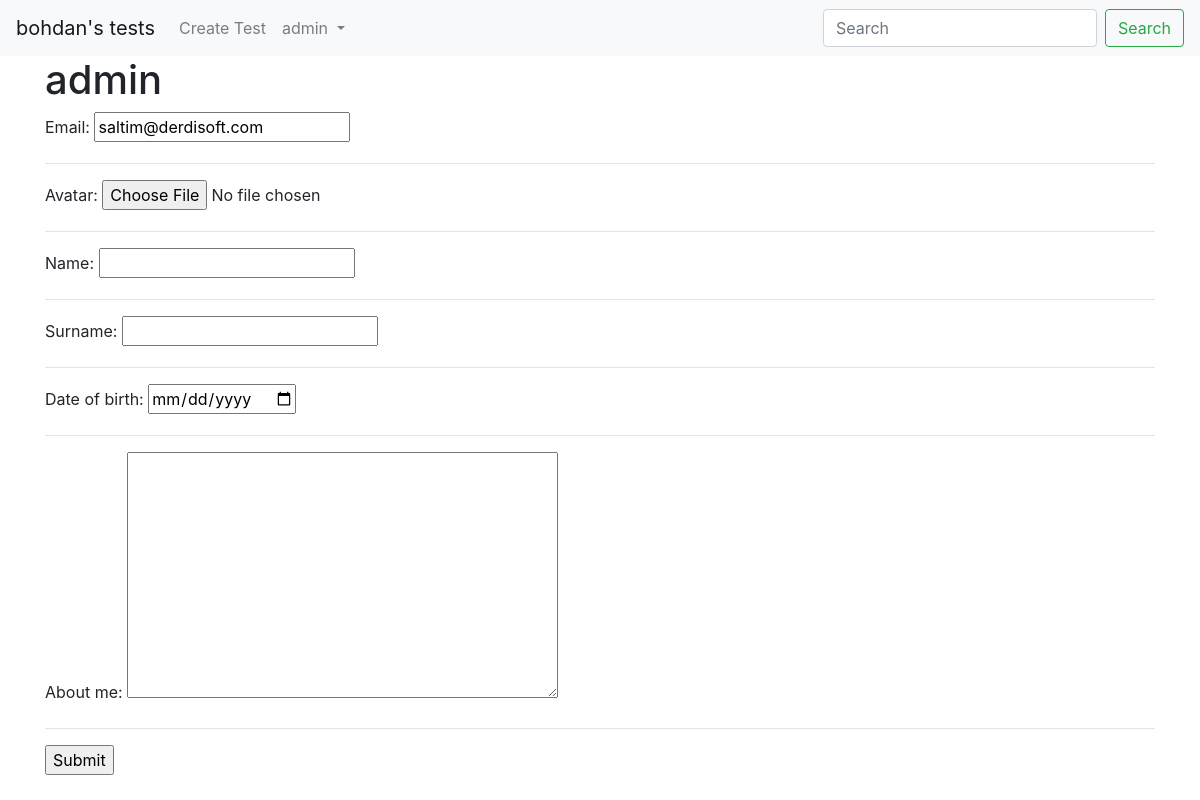
The app's page /update/ (signed in) with its own data.
### myaccount/models.py (models this page shows, shortened)
class User(AbstractBaseUser):
    email = models.EmailField(max_length=140, unique=True, verbose_name='email')
    username = models.CharField(max_length=40, unique=True)
    img = models.ImageField(verbose_name='avatar', upload_to='avatar_image',
                            height_field=None, width_field=None, max_length=255, blank=True, null=True)
    name = models.CharField(max_length=100, null=True, blank=True)
    s_name = models.CharField(max_length=100, null=True, blank=True, verbose_name='Surname')
    date_of_birth = models.DateField(blank=True, null=True)
    about_me = models.TextField(null=True, blank=True)
    date_joined = models.DateTimeField(verbose_name='date joined', auto_now_add=True)
    last_login = models.DateTimeField(verbose_name='last login', auto_now_add=True)
    is_admin = models.BooleanField(default=False)
    is_active = models.BooleanField(default=True)
    is_superuser = models.BooleanField(default=False)
    is_verificate = models.BooleanField(default=False)
    is_staff = models.BooleanField(default=False)
    USERNAME_FIELD = 'username'
    REQUIRED_FIELDS = ['email']
    objects = MyUserManager()
    def __str__(self):
        return self.username

### myaccount/views.py (the view, shortened to what this page needs)
# urls.py: path('update/', UpdateAccount.as_view(), name='update'),
class UpdateAccount(View):
    def get(self, request):
        context = {}
        user = get_object_or_404(User, id=request.user.id)
        update_form = UpdateUserForm(instance=user)
        if not user.is_verificate and user.email:
            context['email_message'] = 'Check your email: ' + user.email
        context['user'] = user
        context['update_form'] = update_form
        return render(request, 'account/detail.html', context)

### myaccount/forms.py
class UpdateUserForm(forms.ModelForm):
    class Meta:
        model = User
        fields = ('email', 'img', 'name', 's_name', 'date_of_birth', 'about_me')
        widgets = {'date_of_birth': DateInput()}

### templates/account/detail.html (shortened to what this page needs)
{% extends 'index.html' %}
{% block content %}
    <h1>{{ user.username }}</h1>
    <form action="" method="post" enctype="multipart/form-data">
    {% for form in update_form %}
        {{ form.label_tag }}
        {{ form }}
        <hr>
    {% endfor %}
        <input type="submit">
    </form>
{% endblock %}

### templates/index.html (shortened to what this page needs)
<!DOCTYPE html>
<html lang="en">
<head>
<link rel="stylesheet" href="https://stackpath.bootstrapcdn.com/bootstrap/4.3.1/css/bootstrap.min.css">
</head>
<body>
<nav class="navbar navbar-expand-lg navbar-light bg-light">
  <a class="navbar-brand" href="{% url 'tests' %}">bohdan's tests</a>
  <div class="collapse navbar-collapse" id="navbarSupportedContent">
    <ul class="navbar-nav mr-auto">
      <li class="nav-item">
        <a class="nav-link" href="{% url 'create_test' %}">Create Test</a>
      </li>
        {% if request.user.is_authenticated %}
          <li class="nav-item dropdown">
            <a class="nav-link dropdown-toggle" href="#" id="navbarDropdown" role="button" data-toggle="dropdown" aria-haspopup="true" aria-expanded="false">
              {{ request.user }}
            </a>
          </li>
        {% endif %}
    </ul>
    <form class="form-inline my-2 my-lg-0" action="{% url 'tests' %}">
      <input class="form-control mr-sm-2" type="search" placeholder="Search" aria-label="Search" name='search'>
      <button class="btn btn-outline-success my-2 my-sm-0" type="submit">Search</button>
    </form>
  </div>
</nav>
<div class="container">
    {% block content %}
    {% endblock %}
</div>
</body>
</html>

### records on screen
User: user "admin", username "admin", update_form "saltim@derdisoft.com"
